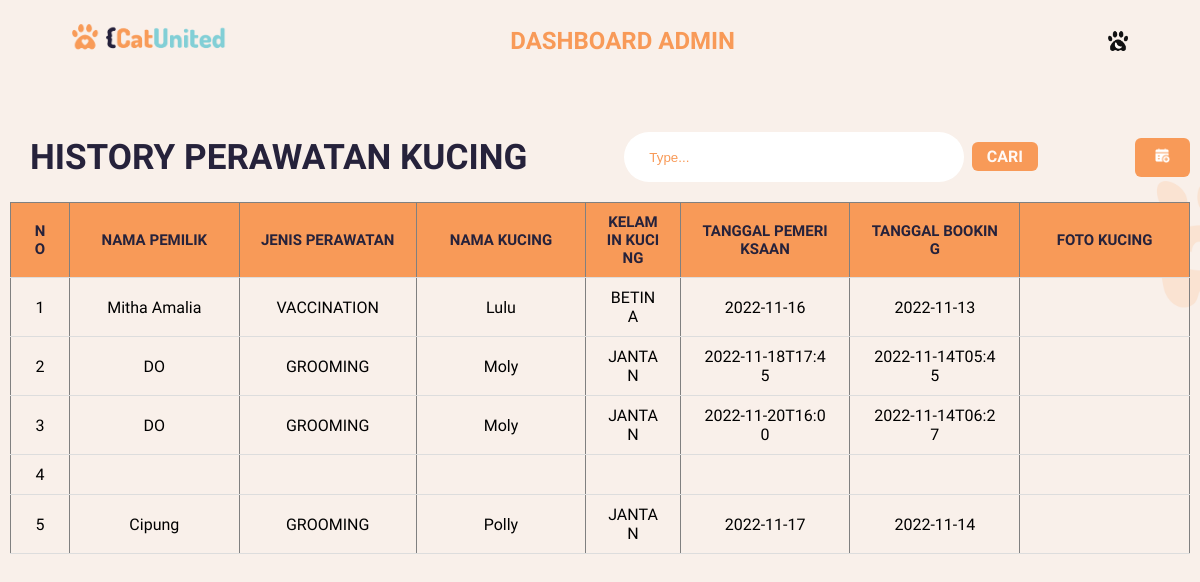
The page /Adminhistory.php on the database its author committed.
### tables this page shows
CREATE TABLE `history` (
  `id` int(11) NOT NULL,
  `nama_pemilik` varchar(255) NOT NULL,
  `jenis_perawatan` varchar(255) NOT NULL,
  `nama_kucing` varchar(255) NOT NULL,
  `sex` varchar(255) NOT NULL,
  `tgl_pemeriksaan` varchar(255) NOT NULL,
  `tgl_booking` varchar(255) NOT NULL,
  `foto_kucing` varchar(255) NOT NULL
);

### Adminhistory.php (the view, shortened to what this page needs)
<!DOCTYPE html>
<html lang="en">
<head>
    <link rel="stylesheet" href="styleJadwal.css">
</head>
<body>
        <nav>
            <a href="Admindashboard.php"><img class="Logo" src="img/Logo.png" alt="Cat Paw" id="logo"></a>
            <div  class="nav-links" id="navlink">
                <ul id="menulist">
                    <li><a href="Admindashboard.php"><h1>DASHBOARD ADMIN</h1></a></li>
                </ul>
            </div>
            <img src="img/darkmode.png" alt="darkmode" class="darkmode" id="btnmode">
        </nav>
    <div class="table_head">
        <h3>HISTORY PERAWATAN KUCING</h3>
        <form action="Adminhistory.php" method="GET" >
            <input type='text' name="cari" id="cari" placeholder="Type..." value="<?php if(isset($_GET['cari'])){echo $_GET['cari'];}?>">
            <button type="submit" name="search">CARI</button>
        </form>
        <div>
            <button class = "add"><a href="AdminBooking.php"><img src="img/addw.png" alt="Tambah Data"></a></button>
        </div>
    </div>
    <div class="table">
    <table border='1'>
        <tr>
            <th style="width:5%">NO</th>
            <th>NAMA PEMILIK</th>
            <th style="width:15%">JENIS PERAWATAN</th>
            <th>NAMA KUCING</th>
            <th style="width:8%">KELAMIN KUCING</th>
            <th>TANGGAL PEMERIKSAAN</th>
            <th>TANGGAL BOOKING</th>
            <th>FOTO KUCING</th>
        </tr>
            <?php
            include 'GlobalConfig.php';
            if(isset($_GET['cari'])){
                $cari = $_GET['cari'];
                $query = "SELECT * FROM history WHERE nama_pemilik LIKE '%".$cari."%' or jenis_perawatan LIKE '%".$cari."%' or nama_kucing LIKE '%".$cari."%' or sex LIKE '%".$cari."%' or tgl_pemeriksaan LIKE '%".$cari."%' or tgl_booking LIKE '%".$cari."%'";
            }else{
                $query = "SELECT * FROM history";
            }
            $i = 1;
            $tampil = mysqli_query($db, $query);
            while ($row = mysqli_fetch_array($tampil)){
            ?>
        <tr>
           <td><?=$i?></td>
           <td><?=$row['nama_pemilik']?></td>
           <td><?=$row['jenis_perawatan']?></td>
           <td><?=$row['nama_kucing']?></td>
           <td><?=$row['sex']?></td>
           <td><?=$row['tgl_pemeriksaan']?></td>
           <td><?=$row['tgl_booking']?></td>
           <td><img src="gambar/<?=$row['foto_kucing']?>" alt="" width = 100px >
        </tr>
            <?php
                $i++;
                }
            ?>
    </table>
    </div>
</body>
</html>

### styleJadwal.css (style rules this page uses)
* { margin: 0; padding: 0; box-sizing: border-box; }
.Logo { max-height: 30px; }
.darkmode { max-height: 20px; cursor: pointer; }
li, a { font-family: "Dosis"; font-weight: 500; font-size: 16px; color: #F89A58; text-decoration: none; }
nav { display: flex; padding: 2% 6%; justify-content: space-between; align-items: center; }
.nav-links { list-style: none; }
#navlink { background-color: none; }
.nav-links ul li { display: inline-block; padding: 0px 20px; }
.nav-links ul li a { transition: all 0.3s ease 0; }
button { color: #FFF9F5; padding: 5px 15px; background-color: #F89A58; border: none; border-radius: 50px; cursor: pointer; transition: all 0.3s ease 0; font-family: "Dosis"; font-weight: 700; font-size: 16px; }
body { font-family: "Dosis"; height: 100vh; width: 100%; background-image: url(img/background.png) ; background-position:right center; background-size: cover; position:relative; background-attachment: fixed; }
.table_head { margin-left: 10px; margin-right: 10px; margin-top: 30px; width: 100%; display: flex; justify-content: space-between; align-items: center; padding: 20px; background-color: transparent; font-size: 30px; color: #26223B; }
.add { vertical-align: middle; padding: 10px 20px; color: #ffffff; background-color: #F89A58; }
.add img { max-width: 15px; }
button { outline: none; border: none; border-radius: 6px; cursor: pointer; }
input[type='text'] { height: 50px; width: 340px; border-radius: 25px; border: none; outline: none; padding: 0 25px; background: #ffffff; }
.table { height: 650px; overflow: auto; margin-left: 10px; margin-right: 10px; align-items: center; text-align: center; }
table { width: 100%; table-layout: fixed; min-width: 1000px; border-collapse: collapse; }
table th { position: sticky; top: 0; background-color: #F89A58; color: #26223B; font-size: 15px; }
th, td { border-bottom: 1px solid #dddddd; padding: 10px 20px; word-break: break-all; text-align: center; }
::placeholder { color: #F89A58; }

### rows shown on the page
history: nama_pemilik "Mitha Amalia", jenis_perawatan "VACCINATION", nama_kucing "Lulu", sex "BETINA", tgl_pemeriksaan "2022-11-16", tgl_booking "2022-11-13"
history: nama_pemilik "DO", jenis_perawatan "GROOMING", nama_kucing "Moly", sex "JANTAN", tgl_pemeriksaan "2022-11-18T17:45", tgl_booking "2022-11-14T05:45"
history: nama_pemilik "DO", jenis_perawatan "GROOMING", nama_kucing "Moly", sex "JANTAN", tgl_pemeriksaan "2022-11-20T16:00", tgl_booking "2022-11-14T06:27"
history: nama_pemilik "Cipung", jenis_perawatan "GROOMING", nama_kucing "Polly", sex "JANTAN", tgl_pemeriksaan "2022-11-17", tgl_booking "2022-11-14"
